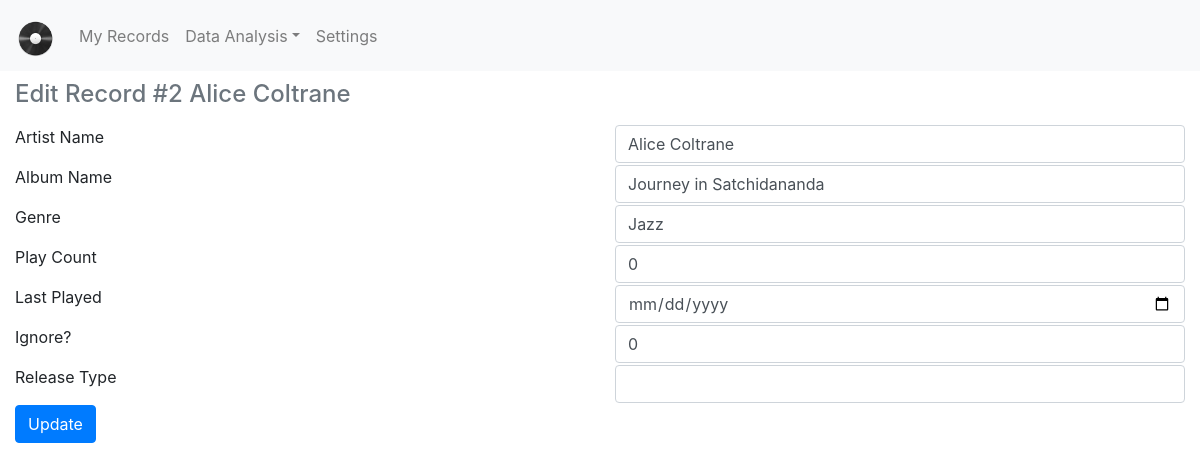
Page /edit_record/2 on the earlier database version.
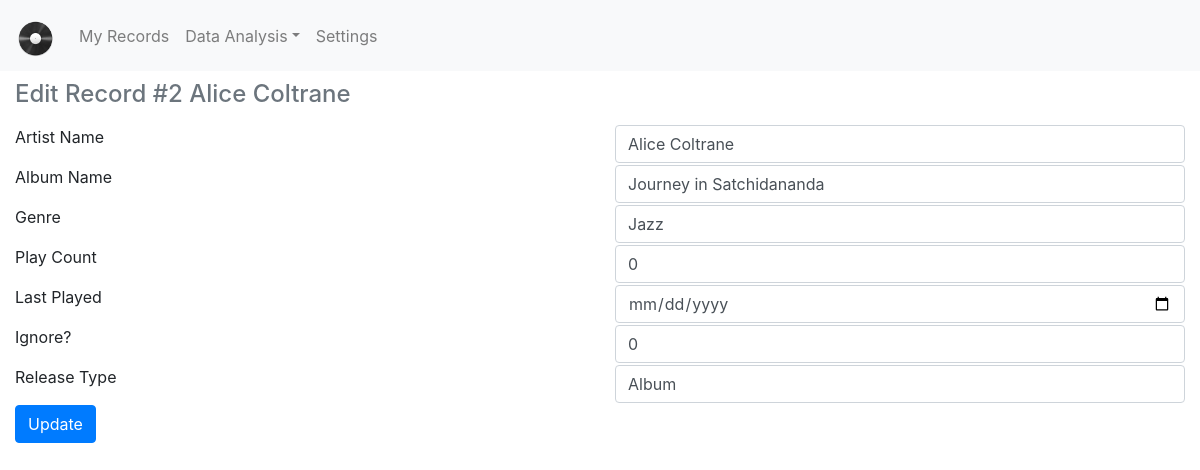
Same page on the later database version.
### tables this page shows
CREATE TABLE records (id integer primary key, artist_name varchar(765), album_name varchar(765), genre varchar(765), play_count integer, last_played timestamp, ignore, date_added timestamp, release_type varchar(765) default '');

### main.py (the view)
@app.route('/edit_record/<id>', methods=['GET', 'POST'])
def edit_record(id):
    print('id='+str(id))
    (columns, row) = functions.read_row(config.DB_NAME, 'records', id)
    if row[5] == '':
        last_played = None
    elif row[5] is not None:
        last_played=datetime.strptime(row[5], '%Y-%m-%d')
    else:
        last_played = None
    form = forms.EditRecord(
        artist_name=row[1],
        album_name=row[2],
        genre=row[3],
        play_count=row[4],
        last_played=last_played,
        ignore=row[6],
        release_type=row[8])
    if form.is_submitted():
        result = functions.get_form_data(list(request.form.values()))
        print (result)
        functions.update_record(id, result)
        return redirect(url_for('my_records_detail'))
    return render_template('edit_record.html', form=form, id=id, row=row)

### forms.py
class EditRecord(FlaskForm):
    artist_name = wt.StringField('Artist Name')
    album_name = wt.StringField('Album Name')
    genre = wt.StringField('Genre')
    play_count = wt5.IntegerField('Play Count')
    last_played = wt5.DateField('Last Played', format='%Y-%m-%d')
    ignore = wt5.IntegerField('Ignore?')
    release_type = wt.StringField('Release Type')
    submit = wt.SubmitField('Update')

### functions.py (called while the page is built)
def read_row(database, table, id):
    try:
        database = str(database)
        table = str(table)
        id = str(id)
        print(database, table, id)
    except Exception as e:
        print(e)
    con = sqlite3.connect(config.DB_NAME)
    cur = con.cursor()
    cur.execute('PRAGMA table_info(' + table +')')
    temp_columns = cur.fetchall()
    columns = []
    for tuple in temp_columns:
        columns.append(tuple[1])
    print(columns)
    cur.execute('SELECT * FROM ' + table + ' WHERE id = ' + id)
    row = cur.fetchall()
    if row == []:
        print('Error: No record with ID ' + id)
    else:
        print(row)
    con.close()
    return (columns, row[0]) # need to do row[0] instead of just row since the cursor returns a tuple of lists (we just need the list)

### templates/edit_record.html
{% extends "base.html" %}
{% set active_page = "my_records_detail" %}
{% block content %}
<div class="container-fluid">
    <h4 class="mb-3 text-secondary">Edit Record #{{ id }} {{ row[1] }}</h4>
    <form method="post" autocomplete="off" enctype="multipart/form-data">
        {% for field in form if (field.name != 'csrf_token') and (field.name != 'submit') %}
            <div class="form row">
                <div class="col"><label class="form-label"> {{ field.label() }} </label></div>
                <div class="col"> {{ field(class="form-control") }} </div>
            </div>
        {% endfor %}
        <div class="row">
            <div class="col-sm">{{ form.submit(class="btn btn-primary") }}</div>
        </div>
    </form>
</div>
{% endblock %}

### templates/base.html (shortened to what this page needs)
<!doctype html>
<html lang="en">
<head>
    <link rel="stylesheet" href="https://stackpath.bootstrapcdn.com/bootstrap/4.5.1/css/bootstrap.min.css">
    <link href="/docs/4.2/dist/css/bootstrap.min.css" rel="stylesheet">
    <link rel="stylesheet" src="extensions/sticky-header/bootstrap-table-sticky-header.css">
</head>
<body style="padding-top: 80px;">
    <nav class="navbar navbar-expand-lg fixed-top navbar-light bg-light">
      <a class="navbar-brand"><img src="/static/record.png" height="45" style="padding-top: 6px;"></a>
      <div class="collapse navbar-collapse" id="navbarCollapse">
          <ul class="navbar-nav mr-auto">
              <li class="nav-item {{ 'active' if active_page == 'my_records' else '' }}"><a class="nav-link" href="{{ url_for('my_records') }}">My Records</a></li>
              <li class="nav-item dropdown {{ 'active' if active_page == 'data_analysis' else '' }}">
                    <a class="nav-link dropdown-toggle" id="navbarDropdownMenu" data-toggle="dropdown" aria-haspopup="true" aria-expanded="false">Data Analysis</a>
              <li class="nav-item {{ 'active' if active_page == 'settings' }}"><a class="nav-link">Settings</a></li>
          </ul>
      </div>
    </nav>
{% block content %}{% endblock %}
</body>
</html>

### templates/base.html (style rules this page uses)
body { padding-top:50px; }

Differences in the rows shown:
changed records "Alice Coltrane": release_type (not shown) → "Album"
